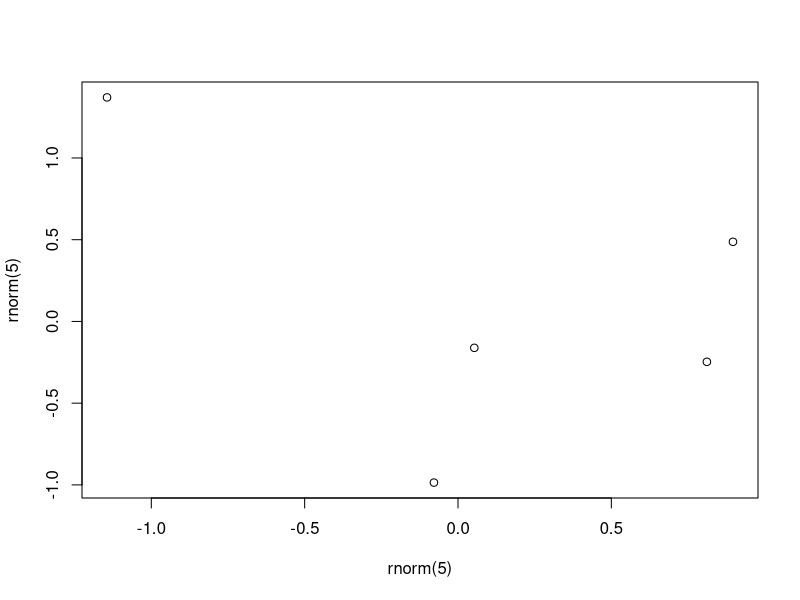

Recreate this plot in R.
## ---- chunk 1
knitr::opts_chunk$set(echo = TRUE)
income_inequality <- important <- 0
## ---- chunk 2
income_inequality == important
## ---- chunk 3
plot(rnorm(5), rnorm(5))
